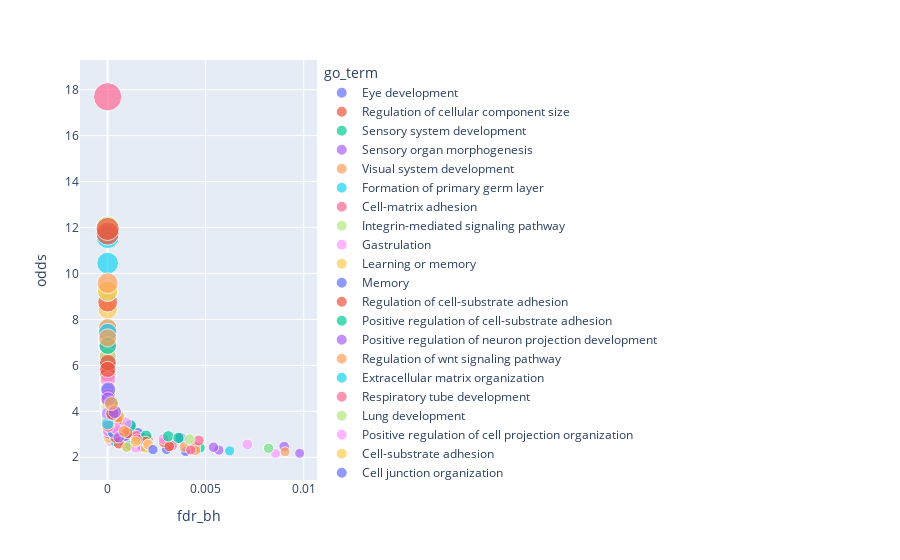

Notebook cell for this chart:
### Code cell
px.scatter(enrichment, x='fdr_bh', y='odds', size='odds', color='go_term')
